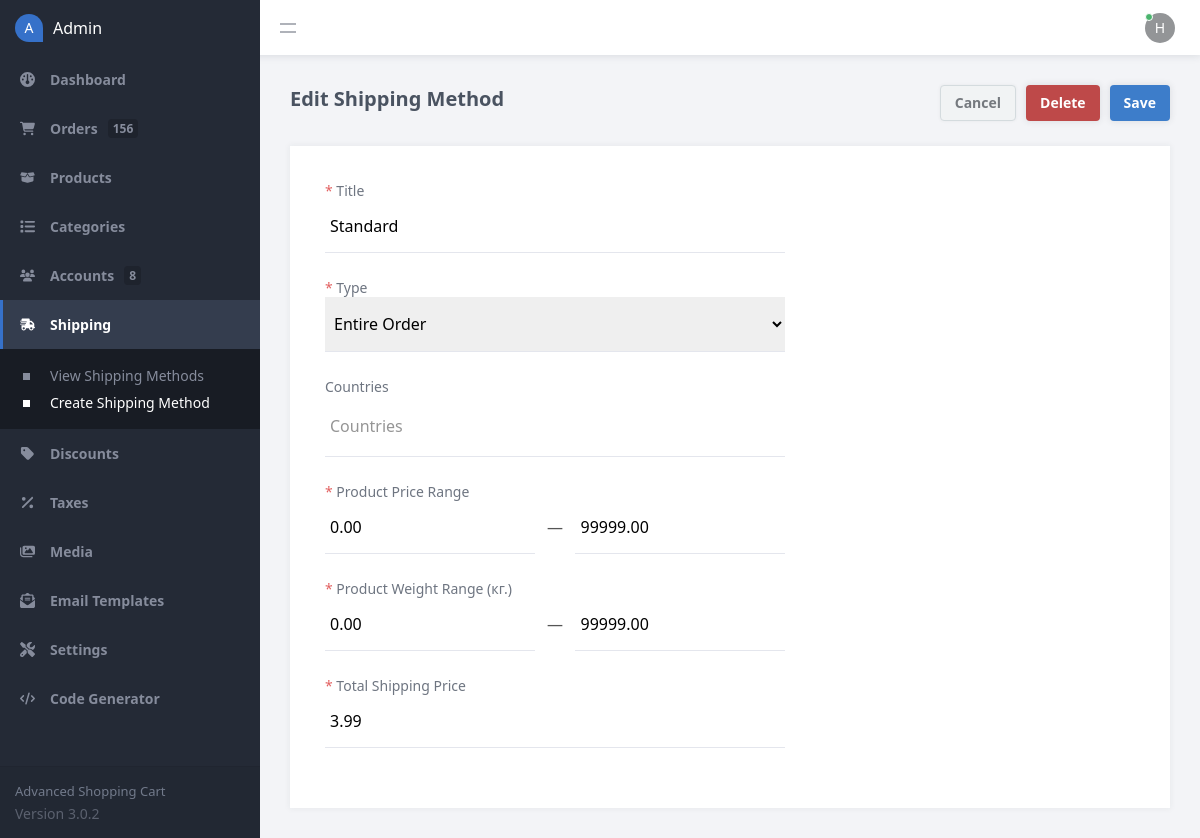
The page /admin/index.php?page=shipping_process&id=1 (signed in) on the database its author committed.
### tables this page shows
CREATE TABLE `shipping` (
  `id` int(11) NOT NULL,
  `title` varchar(255) NOT NULL,
  `shipping_type` enum('Single Product','Entire Order') NOT NULL DEFAULT 'Single Product',
  `countries` varchar(255) NOT NULL DEFAULT '',
  `price_from` decimal(7,2) NOT NULL,
  `price_to` decimal(7,2) NOT NULL,
  `price` decimal(7,2) NOT NULL,
  `weight_from` decimal(7,2) NOT NULL DEFAULT 0.00,
  `weight_to` decimal(7,2) NOT NULL DEFAULT 0.00
);

### admin/index.php (called while the page is built, shortened)
<?php
include '../functions.php';
$pdo = pdo_connect_mysql();
$page = isset($_GET['page']) && file_exists($_GET['page'] . '.php') ? $_GET['page'] : 'dashboard';
$accounts_total = $pdo->query('SELECT COUNT(*) AS total FROM accounts')->fetchColumn();
$orders_total = $pdo->query('SELECT COUNT(*) AS total FROM transactions')->fetchColumn();
include $page . '.php';
?>

### admin/shipping_process.php (the view, shortened to what this page needs)
<?php
$shipping = [
    'title' => '',
    'price_from' => '',
    'price_to' => '',
    'weight_from' => '',
    'weight_to' => '',
    'price' => '',
    'shipping_type' => 'Single Product',
    'countries' => ''
];
$types = ['Single Product', 'Entire Order'];
if (isset($_GET['id'])) {
    $page = 'Edit';
    $stmt = $pdo->prepare('SELECT * FROM shipping WHERE id = ?');
    $stmt->execute([ $_GET['id'] ]);
    $shipping = $stmt->fetch(PDO::FETCH_ASSOC);
}
?>
<?=template_admin_header($page . ' Shipping Method', 'shipping', 'manage')?>
<form action="" method="post">
    <div class="content-title responsive-flex-wrap responsive-pad-bot-3">
        <h2 class="responsive-width-100"><?=$page?> Shipping Method</h2>
        <a href="index.php?page=shipping" class="btn alt mar-right-2">Cancel</a>
        <?php if ($page == 'Edit'): ?>
        <input type="submit" name="delete" value="Delete" class="btn red mar-right-2" onclick="return confirm('Are you sure you want to delete this shipping method?')">
        <?php endif; ?>
        <input type="submit" name="submit" value="Save" class="btn">
    </div>
    <div class="content-block">
        <div class="form responsive-width-100">
            <label for="title"><span class="required">*</span> Title</label>
            <input type="text" name="title" placeholder="Title" value="<?=$shipping['title']?>" required>
            <label for="type"><span class="required">*</span> Type</label>
            <select name="type" id="type" required>
                <?php foreach ($types as $type): ?>
                <option value="<?=$type?>"<?=$shipping['shipping_type'] == $type ? ' selected' : ''?>><?=$type?></option>
                <?php endforeach; ?>
            </select>
            <label for="countries">Countries</label>
            <div class="multiselect" data-name="countries[]">
                <input type="text" class="search" id="countries" placeholder="Countries">
            </div>
            <label for="price"><span class="required">*</span> Product Price Range</label>
            <div style="display:flex;margin:0;">
                <input type="number" name="price_from" placeholder="From" min="0" step=".01" value="<?=$shipping['price_from']?>" required>
                <span style="padding-top:15px">&nbsp;&nbsp;&nbsp;&mdash;&nbsp;&nbsp;&nbsp;</span>
                <input type="number" name="price_to" placeholder="To" min="0" step=".01" value="<?=$shipping['price_to']?>" required>
            </div>
            <label for="price"><span class="required">*</span> Product Weight Range (<?=weight_unit?>)</label>
            <div style="display:flex;margin:0;">
                <input type="number" name="weight_from" placeholder="From" min="0" step=".01" value="<?=$shipping['weight_from']?>" required>
                <span style="padding-top:15px">&nbsp;&nbsp;&nbsp;&mdash;&nbsp;&nbsp;&nbsp;</span>
                <input type="number" name="weight_to" placeholder="To" min="0" step=".01" value="<?=$shipping['weight_to']?>" required>
            </div>
            <label for="name"><span class="required">*</span> Total Shipping Price</label>
            <input type="number" name="price" placeholder="3.99" min="0" step=".01" value="<?=$shipping['price']?>" required>
        </div>
    </div>
</form>
<?=template_admin_footer()?>

### rows shown on the page
shipping: title "Standard", type "Entire Order", price_from "0.00", price_to "99999.00", weight_from "0.00", weight_to "99999.00", price "3.99"

### other values the page prints
$orders_total "156"
$accounts_total "8"
substr($_SESSION['account_name'], 0, 1) "H"
$page "Edit"
weight_unit "кг."
